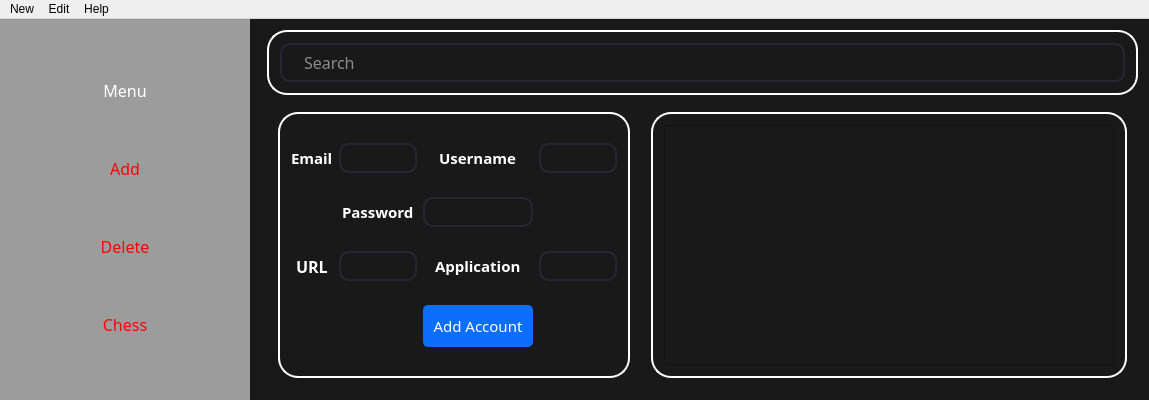
<?xml version="1.0" encoding="UTF-8"?>
<ui version="4.0">
 <class>mainpasswordmenuClass</class>
 <widget class="QMainWindow" name="mainpasswordmenuClass">
  <property name="geometry">
   <rect>
    <x>0</x>
    <y>0</y>
    <width>1149</width>
    <height>400</height>
   </rect>
  </property>
  <property name="windowTitle">
   <string>mainpasswordmenu</string>
  </property>
  <property name="styleSheet">
   <string notr="true">QMainWindow
{
	background-color: rgb(35, 35, 35)
}

.QFrame
{
	border: 2px solid rgb(255, 255, 255);
	border-radius: 20px;
}


QToolButton
{
	color: #FFF;
}

QLineEdit
{
	border: 2px solid rgb(37, 39, 48);
	color: #FFF;
	padding-left: 20px;
	padding-right: 20px;
	padding-top: 5px;
	padding-bottom: 5px;
	background-color: rgb(34, 36, 44);
	border-radius: 10px;
}

QLineEdit:hover
{
	border: 2px solid rgb(48, 50, 62);
}

QLineEdit:focus
{
	border: 2px solid rgb(85, 170, 255);
	background-color: rgb(43,45,56);
}

QLabel
{
	color: #FFF
}

QTableView::item:alternate 
{ 
	background-color: #bfffbf;
} 
QTableView::item 
{ 
	background-color: #deffde;
}
QTableView::item:selected
{ 
	background-color: #000000;
}

QGridLayout::item
{
	border: 2px solid rgb(255, 255, 255);
}
</string>
  </property>
  <widget class="QWidget" name="centralWidget">
   <property name="styleSheet">
    <string notr="true">QWidget
{
	background-color: rgb(25, 25, 25)
}</string>
   </property>
   <layout class="QHBoxLayout" name="horizontalLayout_4">
    <property name="leftMargin">
     <number>0</number>
    </property>
    <property name="topMargin">
     <number>0</number>
    </property>
    <property name="rightMargin">
     <number>0</number>
    </property>
    <property name="bottomMargin">
     <number>0</number>
    </property>
    <item>
     <widget class="QWidget" name="widget" native="true">
      <property name="enabled">
       <bool>true</bool>
      </property>
      <property name="sizePolicy">
       <sizepolicy hsizetype="Maximum" vsizetype="Preferred">
        <horstretch>0</horstretch>
        <verstretch>0</verstretch>
       </sizepolicy>
      </property>
      <property name="minimumSize">
       <size>
        <width>250</width>
        <height>0</height>
       </size>
      </property>
      <property name="styleSheet">
       <string notr="true">QWidget
{
	background-color: rgb(156, 156, 156);
}

QPushButton
{
	border: none;
	color: rgb(255, 0, 4);
}</string>
      </property>
      <layout class="QVBoxLayout" name="verticalLayout">
       <property name="sizeConstraint">
        <enum>QLayout::SetDefaultConstraint</enum>
       </property>
       <item>
        <widget class="QLabel" name="label_7">
         <property name="sizePolicy">
          <sizepolicy hsizetype="Preferred" vsizetype="Fixed">
           <horstretch>0</horstretch>
           <verstretch>0</verstretch>
          </sizepolicy>
         </property>
         <property name="font">
          <font>
           <family>Lucida Sans Unicode</family>
           <pointsize>12</pointsize>
          </font>
         </property>
         <property name="text">
          <string>Menu</string>
         </property>
         <property name="alignment">
          <set>Qt::AlignCenter</set>
         </property>
        </widget>
       </item>
       <item>
        <widget class="QPushButton" name="addMenu">
         <property name="font">
          <font>
           <family>Lucida Sans Unicode</family>
           <pointsize>12</pointsize>
          </font>
         </property>
         <property name="cursor">
          <cursorShape>PointingHandCursor</cursorShape>
         </property>
         <property name="text">
          <string>Add</string>
         </property>
        </widget>
       </item>
       <item>
        <widget class="QPushButton" name="deleteMenu">
         <property name="font">
          <font>
           <family>Lucida Sans Unicode</family>
           <pointsize>12</pointsize>
          </font>
         </property>
         <property name="cursor">
          <cursorShape>PointingHandCursor</cursorShape>
         </property>
         <property name="text">
          <string>Delete</string>
         </property>
        </widget>
       </item>
       <item>
        <widget class="QPushButton" name="chessMenu">
         <property name="font">
          <font>
           <family>Lucida Sans Unicode</family>
           <pointsize>12</pointsize>
          </font>
         </property>
         <property name="cursor">
          <cursorShape>PointingHandCursor</cursorShape>
         </property>
         <property name="text">
          <string>Chess</string>
         </property>
        </widget>
       </item>
      </layout>
     </widget>
    </item>
    <item>
     <widget class="QStackedWidget" name="stackedWidget">
      <property name="currentIndex">
       <number>0</number>
      </property>
      <widget class="QWidget" name="Page1">
       <property name="styleSheet">
        <string notr="true"/>
       </property>
       <layout class="QVBoxLayout" name="verticalLayout_2">
        <item>
         <widget class="QFrame" name="frame_3">
          <property name="frameShape">
           <enum>QFrame::StyledPanel</enum>
          </property>
          <property name="frameShadow">
           <enum>QFrame::Raised</enum>
          </property>
          <layout class="QHBoxLayout" name="horizontalLayout">
           <item>
            <widget class="QLineEdit" name="searchBar">
             <property name="font">
              <font>
               <family>Lucida Sans Unicode</family>
               <pointsize>12</pointsize>
              </font>
             </property>
             <property name="placeholderText">
              <string>Search</string>
             </property>
            </widget>
           </item>
          </layout>
         </widget>
        </item>
        <item>
         <widget class="QWidget" name="widget_2" native="true">
          <layout class="QHBoxLayout" name="horizontalLayout_5">
           <item>
            <widget class="QFrame" name="frame">
             <property name="styleSheet">
              <string notr="true"/>
             </property>
             <property name="frameShape">
              <enum>QFrame::StyledPanel</enum>
             </property>
             <property name="frameShadow">
              <enum>QFrame::Raised</enum>
             </property>
             <layout class="QHBoxLayout" name="horizontalLayout_2">
              <item>
               <layout class="QGridLayout" name="gridLayout_4">
                <item row="3" column="1">
                 <widget class="QLabel" name="warning">
                  <property name="text">
                   <string/>
                  </property>
                  <property name="alignment">
                   <set>Qt::AlignCenter</set>
                  </property>
                  <property name="wordWrap">
                   <bool>false</bool>
                  </property>
                 </widget>
                </item>
                <item row="1" column="1" alignment="Qt::AlignHCenter">
                 <widget class="QLabel" name="label_3">
                  <property name="font">
                   <font>
                    <family>Lucida Sans Unicode</family>
                    <pointsize>11</pointsize>
                    <bold>true</bold>
                   </font>
                  </property>
                  <property name="text">
                   <string>Password</string>
                  </property>
                 </widget>
                </item>
                <item row="3" column="2">
                 <widget class="QPushButton" name="addAccount">
                  <property name="font">
                   <font>
                    <family>Lucida Sans Unicode</family>
                    <pointsize>11</pointsize>
                   </font>
                  </property>
                  <property name="cursor">
                   <cursorShape>PointingHandCursor</cursorShape>
                  </property>
                  <property name="styleSheet">
                   <string notr="true">QPushButton
{
	color: #FFF;
	background-color: #0d6efd;
	border-radius: 5px;
	padding: 10px
}
QPushButton:hover
{
	background-color: #0055ff;
}
QPushButton:pressed
{
	border: 4px solid #98c1fe;
}</string>
                  </property>
                  <property name="text">
                   <string>Add Account</string>
                  </property>
                 </widget>
                </item>
                <item row="0" column="0" alignment="Qt::AlignHCenter">
                 <widget class="QLabel" name="label">
                  <property name="font">
                   <font>
                    <family>Lucida Sans Unicode</family>
                    <pointsize>11</pointsize>
                    <bold>true</bold>
                   </font>
                  </property>
                  <property name="text">
                   <string>Email</string>
                  </property>
                 </widget>
                </item>
                <item row="2" column="0" alignment="Qt::AlignHCenter">
                 <widget class="QLabel" name="label_4">
                  <property name="font">
                   <font>
                    <family>Lucida Sans Unicode</family>
                    <pointsize>12</pointsize>
                    <bold>true</bold>
                   </font>
                  </property>
                  <property name="text">
                   <string>URL</string>
                  </property>
                 </widget>
                </item>
                <item row="0" column="3">
                 <widget class="QLineEdit" name="accusername"/>
                </item>
                <item row="0" column="2" alignment="Qt::AlignHCenter">
                 <widget class="QLabel" name="label_2">
                  <property name="font">
                   <font>
                    <family>Lucida Sans Unicode</family>
                    <pointsize>11</pointsize>
                    <bold>true</bold>
                   </font>
                  </property>
                  <property name="text">
                   <string>Username</string>
                  </property>
                 </widget>
                </item>
                <item row="1" column="2">
                 <widget class="QLineEdit" name="accpassword"/>
                </item>
                <item row="2" column="1">
                 <widget class="QLineEdit" name="accurl"/>
                </item>
                <item row="2" column="3">
                 <widget class="QLineEdit" name="accapp"/>
                </item>
                <item row="0" column="1">
                 <widget class="QLineEdit" name="accemail">
                  <property name="sizePolicy">
                   <sizepolicy hsizetype="Expanding" vsizetype="Fixed">
                    <horstretch>0</horstretch>
                    <verstretch>0</verstretch>
                   </sizepolicy>
                  </property>
                 </widget>
                </item>
                <item row="3" column="0">
                 <widget class="QLabel" name="label_6">
                  <property name="text">
                   <string/>
                  </property>
                 </widget>
                </item>
                <item row="2" column="2" alignment="Qt::AlignHCenter">
                 <widget class="QLabel" name="label_5">
                  <property name="font">
                   <font>
                    <family>Lucida Sans Unicode</family>
                    <pointsize>11</pointsize>
                    <bold>true</bold>
                   </font>
                  </property>
                  <property name="frameShape">
                   <enum>QFrame::NoFrame</enum>
                  </property>
                  <property name="text">
                   <string>Application</string>
                  </property>
                 </widget>
                </item>
               </layout>
              </item>
             </layout>
            </widget>
           </item>
           <item>
            <spacer name="horizontalSpacer">
             <property name="orientation">
              <enum>Qt::Horizontal</enum>
             </property>
             <property name="sizeType">
              <enum>QSizePolicy::Fixed</enum>
             </property>
             <property name="sizeHint" stdset="0">
              <size>
               <width>15</width>
               <height>20</height>
              </size>
             </property>
            </spacer>
           </item>
           <item>
            <widget class="QFrame" name="frame_2">
             <property name="frameShape">
              <enum>QFrame::StyledPanel</enum>
             </property>
             <property name="frameShadow">
              <enum>QFrame::Raised</enum>
             </property>
             <layout class="QHBoxLayout" name="horizontalLayout_3">
              <item>
               <widget class="QTableView" name="tableView">
                <property name="sizePolicy">
                 <sizepolicy hsizetype="MinimumExpanding" vsizetype="Expanding">
                  <horstretch>0</horstretch>
                  <verstretch>0</verstretch>
                 </sizepolicy>
                </property>
                <property name="minimumSize">
                 <size>
                  <width>450</width>
                  <height>0</height>
                 </size>
                </property>
                <property name="styleSheet">
                 <string notr="true"/>
                </property>
                <property name="alternatingRowColors">
                 <bool>true</bool>
                </property>
                <property name="selectionMode">
                 <enum>QAbstractItemView::ExtendedSelection</enum>
                </property>
                <property name="wordWrap">
                 <bool>true</bool>
                </property>
                <attribute name="horizontalHeaderDefaultSectionSize">
                 <number>150</number>
                </attribute>
                <attribute name="horizontalHeaderStretchLastSection">
                 <bool>true</bool>
                </attribute>
                <attribute name="verticalHeaderStretchLastSection">
                 <bool>false</bool>
                </attribute>
               </widget>
              </item>
             </layout>
            </widget>
           </item>
          </layout>
         </widget>
        </item>
       </layout>
      </widget>
      <widget class="QWidget" name="Page2">
       <layout class="QVBoxLayout" name="verticalLayout_3">
        <item>
         <widget class="QFrame" name="frame_5">
          <property name="frameShape">
           <enum>QFrame::StyledPanel</enum>
          </property>
          <property name="frameShadow">
           <enum>QFrame::Raised</enum>
          </property>
          <layout class="QHBoxLayout" name="horizontalLayout_6">
           <item>
            <widget class="QLineEdit" name="searchBar2">
             <property name="font">
              <font>
               <family>Lucida Sans Unicode</family>
               <pointsize>12</pointsize>
              </font>
             </property>
             <property name="placeholderText">
              <string>Search</string>
             </property>
            </widget>
           </item>
          </layout>
         </widget>
        </item>
        <item>
         <widget class="QPushButton" name="pushButton">
          <property name="font">
           <font>
            <family>Lucida Sans Unicode</family>
            <pointsize>12</pointsize>
           </font>
          </property>
          <property name="cursor">
           <cursorShape>PointingHandCursor</cursorShape>
          </property>
          <property name="styleSheet">
           <string notr="true">QPushButton
{
	color: #FFF;
	background-color: #0d6efd;
	border-radius: 5px;
	padding: 10px
}
QPushButton:hover
{
	background-color: #0055ff;
}
QPushButton:pressed
{
	border: 4px solid #98c1fe;
}</string>
          </property>
          <property name="text">
           <string>Delete</string>
          </property>
         </widget>
        </item>
        <item>
         <widget class="QFrame" name="frame_4">
          <property name="frameShape">
           <enum>QFrame::StyledPanel</enum>
          </property>
          <property name="frameShadow">
           <enum>QFrame::Raised</enum>
          </property>
          <layout class="QHBoxLayout" name="horizontalLayout_7">
           <item>
            <widget class="QTableView" name="tableView_2"/>
           </item>
          </layout>
         </widget>
        </item>
       </layout>
      </widget>
      <widget class="QWidget" name="Page3"/>
     </widget>
    </item>
   </layout>
  </widget>
  <widget class="QMenuBar" name="menuBar">
   <property name="geometry">
    <rect>
     <x>0</x>
     <y>0</y>
     <width>1149</width>
     <height>22</height>
    </rect>
   </property>
   <widget class="QMenu" name="menuNew">
    <property name="title">
     <string>New</string>
    </property>
    <addaction name="actionPassword"/>
    <addaction name="actionGame_Password"/>
   </widget>
   <widget class="QMenu" name="menuDelete">
    <property name="title">
     <string>Edit</string>
    </property>
    <addaction name="actionSelected"/>
    <addaction name="actionCopy"/>
    <addaction name="actionPaste"/>
    <addaction name="actionFind"/>
    <addaction name="actionFind_Next"/>
   </widget>
   <widget class="QMenu" name="menuHelp">
    <property name="title">
     <string>Help</string>
    </property>
    <addaction name="actionAbout"/>
    <addaction name="actionDocumentation"/>
    <addaction name="actionGithub"/>
   </widget>
   <addaction name="menuNew"/>
   <addaction name="menuDelete"/>
   <addaction name="menuHelp"/>
  </widget>
  <action name="actionPassword">
   <property name="text">
    <string>Password</string>
   </property>
  </action>
  <action name="actionGame_Password">
   <property name="text">
    <string>Game Password</string>
   </property>
  </action>
  <action name="actionSelected">
   <property name="text">
    <string>Cut</string>
   </property>
  </action>
  <action name="actionCopy">
   <property name="text">
    <string>Copy</string>
   </property>
  </action>
  <action name="actionPaste">
   <property name="text">
    <string>Paste</string>
   </property>
  </action>
  <action name="actionFind">
   <property name="text">
    <string>Find</string>
   </property>
  </action>
  <action name="actionFind_Next">
   <property name="text">
    <string>Find Next</string>
   </property>
  </action>
  <action name="actionReplace">
   <property name="text">
    <string>Replace</string>
   </property>
  </action>
  <action name="actionAbout">
   <property name="text">
    <string>About</string>
   </property>
  </action>
  <action name="actionDocumentation">
   <property name="text">
    <string>Documentation</string>
   </property>
  </action>
  <action name="actionGithub">
   <property name="text">
    <string>Github</string>
   </property>
  </action>
 </widget>
 <layoutdefault spacing="6" margin="11"/>
 <resources/>
 <connections/>
</ui>
